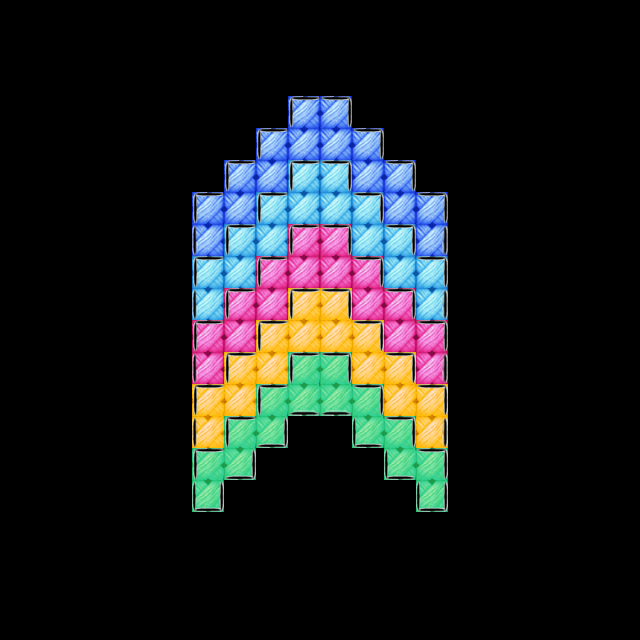

Below is a game level as drawn by its tile map, then a one-line description and the .tmx file that defines it, in full:
An orthogonal 20x20 tile map with 32x32 px tiles, 3 tile layers (layer1, layer2, layer3), 2 tilesets.

<map version="1.2" tiledversion="1.3.4" orientation="orthogonal" renderorder="left-down" width="20" height="20" tilewidth="32" tileheight="32" infinite="0" nextlayerid="5" nextobjectid="1">
 <tileset firstgid="1" source="color.tsx" />
 <tileset firstgid="22" source="stroke.tsx" />
 <layer id="1" name="layer1" width="20" height="20">
  <data encoding="csv">
0,0,0,0,0,0,0,0,0,0,0,0,0,0,0,0,0,0,0,0,
0,0,0,0,0,0,0,0,0,0,0,0,0,0,0,0,0,0,0,0,
0,0,0,0,0,0,0,0,0,0,0,0,0,0,0,0,0,0,0,0,
0,0,0,0,0,0,0,0,0,3,3,0,0,0,0,0,0,0,0,0,
0,0,0,0,0,0,0,0,3,3,3,3,0,0,0,0,0,0,0,0,
0,0,0,0,0,0,0,3,3,5,5,3,3,0,0,0,0,0,0,0,
0,0,0,0,0,0,3,3,5,5,5,5,3,3,0,0,0,0,0,0,
0,0,0,0,0,0,3,5,5,4,4,5,5,3,0,0,0,0,0,0,
0,0,0,0,0,0,5,5,4,4,4,4,5,5,0,0,0,0,0,0,
0,0,0,0,0,0,5,4,4,8,8,4,4,5,0,0,0,0,0,0,
0,0,0,0,0,0,4,4,8,8,8,8,4,4,0,0,0,0,0,0,
0,0,0,0,0,0,4,8,8,7,7,8,8,4,0,0,0,0,0,0,
0,0,0,0,0,0,8,8,7,7,7,7,8,8,0,0,0,0,0,0,
0,0,0,0,0,0,8,7,7,0,0,7,7,8,0,0,0,0,0,0,
0,0,0,0,0,0,7,7,0,0,0,0,7,7,0,0,0,0,0,0,
0,0,0,0,0,0,7,0,0,0,0,0,0,7,0,0,0,0,0,0,
0,0,0,0,0,0,0,0,0,0,0,0,0,0,0,0,0,0,0,0,
0,0,0,0,0,0,0,0,0,0,0,0,0,0,0,0,0,0,0,0,
0,0,0,0,0,0,0,0,0,0,0,0,0,0,0,0,0,0,0,0,
0,0,0,0,0,0,0,0,0,0,0,0,0,0,0,0,0,0,0,0
</data>
 </layer>
 <layer id="3" name="layer2" width="20" height="20">
  <data encoding="csv">
0,0,0,0,0,0,0,0,0,0,0,0,0,0,0,0,0,0,0,0,
0,0,0,0,0,0,0,0,0,0,0,0,0,0,0,0,0,0,0,0,
0,0,0,0,0,0,0,0,0,0,0,0,0,0,0,0,0,0,0,0,
0,0,0,0,0,0,0,0,0,0,0,0,0,0,0,0,0,0,0,0,
0,0,0,0,0,0,0,0,0,0,0,0,0,0,0,0,0,0,0,0,
0,0,0,0,0,0,0,0,0,0,0,0,0,0,0,0,0,0,0,0,
0,0,0,0,0,0,0,0,0,0,0,0,0,0,0,0,0,0,0,0,
0,0,0,0,0,0,0,0,0,0,0,0,0,0,0,0,0,0,0,0,
0,0,0,0,0,0,0,0,0,0,0,0,0,0,0,0,0,0,0,0,
0,0,0,0,0,0,0,0,0,0,0,0,0,0,0,0,0,0,0,0,
0,0,0,0,0,0,0,0,0,0,0,0,0,0,0,0,0,0,0,0,
0,0,0,0,0,0,0,0,0,0,0,0,0,0,0,0,0,0,0,0,
0,0,0,0,0,0,0,0,0,0,0,0,0,0,0,0,0,0,0,0,
0,0,0,0,0,0,0,0,0,0,0,0,0,0,0,0,0,0,0,0,
0,0,0,0,0,0,0,0,0,0,0,0,0,0,0,0,0,0,0,0,
0,0,0,0,0,0,0,0,0,0,0,0,0,0,0,0,0,0,0,0,
0,0,0,0,0,0,0,0,0,0,0,0,0,0,0,0,0,0,0,0,
0,0,0,0,0,0,0,0,0,0,0,0,0,0,0,0,0,0,0,0,
0,0,0,0,0,0,0,0,0,0,0,0,0,0,0,0,0,0,0,0,
0,0,0,0,0,0,0,0,0,0,0,0,0,0,0,0,0,0,0,0
</data>
 </layer>
 <objectgroup id="4" name="logiclayer" visible="0">
  <properties>
   <property name="usegid" value="3;4;5;7;8" />
   <property name="useicon" value="3.png;4.png;5.png;7.png;8.png" />
  </properties>
 </objectgroup>
 <layer id="2" name="layer3" width="20" height="20">
  <data encoding="csv">
0,0,0,0,0,0,0,0,0,0,0,0,0,0,0,0,0,0,0,0,
0,0,0,0,0,0,0,0,0,0,0,0,0,0,0,0,0,0,0,0,
0,0,0,0,0,0,0,0,0,0,0,0,0,0,0,0,0,0,0,0,
0,0,0,0,0,0,0,0,0,26,28,0,0,0,0,0,0,0,0,0,
0,0,0,0,0,0,0,0,26,0,0,28,0,0,0,0,0,0,0,0,
0,0,0,0,0,0,0,26,0,26,28,0,28,0,0,0,0,0,0,0,
0,0,0,0,0,0,26,0,26,0,0,28,0,28,0,0,0,0,0,0,
0,0,0,0,0,0,22,26,0,26,28,0,28,24,0,0,0,0,0,0,
0,0,0,0,0,0,26,0,26,0,0,28,0,28,0,0,0,0,0,0,
0,0,0,0,0,0,22,26,0,26,28,0,28,24,0,0,0,0,0,0,
0,0,0,0,0,0,26,0,26,0,0,28,0,28,0,0,0,0,0,0,
0,0,0,0,0,0,22,26,0,26,28,0,28,24,0,0,0,0,0,0,
0,0,0,0,0,0,26,0,26,25,25,28,0,28,0,0,0,0,0,0,
0,0,0,0,0,0,22,26,29,0,0,27,28,24,0,0,0,0,0,0,
0,0,0,0,0,0,26,29,0,0,0,0,27,28,0,0,0,0,0,0,
0,0,0,0,0,0,35,0,0,0,0,0,0,35,0,0,0,0,0,0,
0,0,0,0,0,0,0,0,0,0,0,0,0,0,0,0,0,0,0,0,
0,0,0,0,0,0,0,0,0,0,0,0,0,0,0,0,0,0,0,0,
0,0,0,0,0,0,0,0,0,0,0,0,0,0,0,0,0,0,0,0,
0,0,0,0,0,0,0,0,0,0,0,0,0,0,0,0,0,0,0,0
</data>
 </layer>
</map>
